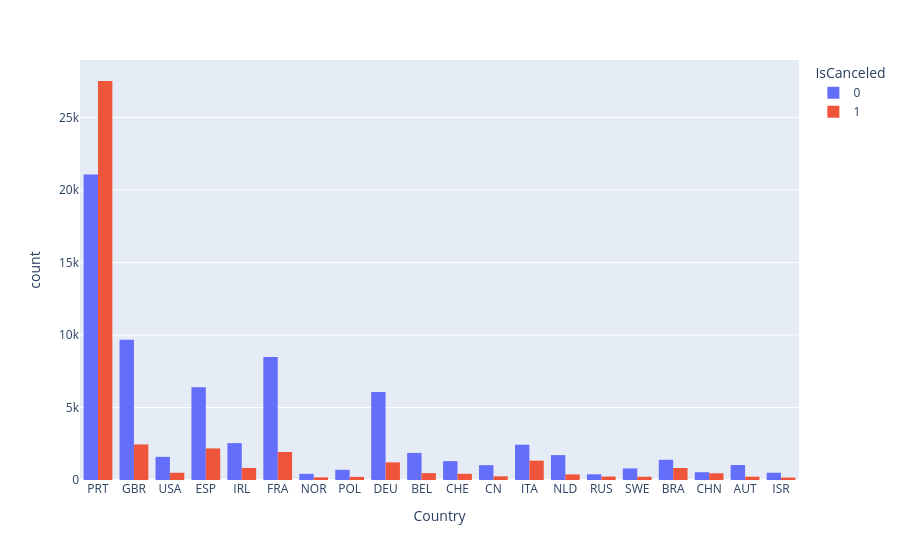

Notebook code cell kept with this figure:
### Markdown cell above
#### ❓ Now, move on to a bivariate or multivariate analysis: looking at the relationship between two or more of the variables at the same time. Again, start by formulating questions and answer them. Keep in mind that we want to figure out why people cancel their holidays.

### Code cell
# Cancellations per country
top_20_countries = hotel["Country"].value_counts().sort_values(ascending=False).iloc[:20]
country_subset = hotel[hotel["Country"].isin(top_20_countries.index)] #...
px.histogram(country_subset, x="Country", color="IsCanceled", barmode="group") #...

### Figure 1 — Plotly figure (JSON) as saved in the notebook; plotly's stock layout.template omitted (floating-point values rounded to 4 significant figures; data arrays with more than 128 entries replaced by an {"elided": "..."} marker saying what was removed)
{"data": [{"alignmentgroup": "True", "bingroup": "x", "hovertemplate": "IsCanceled=0<br>Country=%{x}<br>count=%{y}<extra></extra>", "legendgroup": "0", "marker": {"color": "#636efa", "pattern": {"shape": ""}}, "name": "0", "offsetgroup": "0", "orientation": "v", "showlegend": true, "type": "histogram", "x": {"elided": "69956 str values"}, "xaxis": "x", "yaxis": "y"}, {"alignmentgroup": "True", "bingroup": "x", "hovertemplate": "IsCanceled=1<br>Country=%{x}<br>count=%{y}<extra></extra>", "legendgroup": "1", "marker": {"color": "#EF553B", "pattern": {"shape": ""}}, "name": "1", "offsetgroup": "1", "orientation": "v", "showlegend": true, "type": "histogram", "x": {"elided": "42062 str values"}, "xaxis": "x", "yaxis": "y"}], "layout": {"barmode": "group", "legend": {"title": {"text": "IsCanceled"}, "tracegroupgap": 0}, "margin": {"t": 60}, "xaxis": {"anchor": "y", "domain": [0.0, 1.0], "title": {"text": "Country"}}, "yaxis": {"anchor": "x", "domain": [0.0, 1.0], "title": {"text": "count"}}}}
